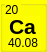
   <widget class="QGroupBox" name="groupBox_4">
    <property name="geometry">
     <rect>
      <x>52</x>
      <y>157</y>
      <width>47</width>
      <height>52</height>
     </rect>
    </property>
    <property name="autoFillBackground">
     <bool>false</bool>
    </property>
    <property name="styleSheet">
     <string notr="true">background-color: rgb(255, 255, 0);</string>
    </property>
    <property name="title">
     <string/>
    </property>
    <property name="flat">
     <bool>false</bool>
    </property>
    <widget class="QLabel" name="label_18">
     <property name="geometry">
      <rect>
       <x>5</x>
       <y>2</y>
       <width>16</width>
       <height>16</height>
      </rect>
     </property>
     <property name="text">
      <string>20</string>
     </property>
    </widget>
    <widget class="QLabel" name="label_19">
     <property name="geometry">
      <rect>
       <x>8</x>
       <y>36</y>
       <width>33</width>
       <height>13</height>
      </rect>
     </property>
     <property name="text">
      <string>40.08</string>
     </property>
    </widget>
    <widget class="QLabel" name="label_20">
     <property name="geometry">
      <rect>
       <x>9</x>
       <y>16</y>
       <width>31</width>
       <height>21</height>
      </rect>
     </property>
     <property name="font">
      <font>
       <pointsize>16</pointsize>
       <weight>75</weight>
       <bold>true</bold>
      </font>
     </property>
     <property name="text">
      <string>Ca</string>
     </property>
    </widget>
    <zorder>label_20</zorder>
    <zorder>label_18</zorder>
    <zorder>label_19</zorder>
   </widget>
